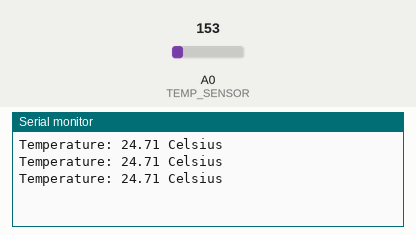
This sketch was run on a simulated Arduino Uno, built with avr-gcc and run on an emulated ATmega328P. Shown: the last lines printed to the serial monitor. The test bench sets the inputs (shaded band); at power-on: A0 (TEMP_SENSOR) = 153.

Above: at 1.3 s.
1.4 s: A0 (TEMP_SENSOR) set to 165
At 1.9 s:
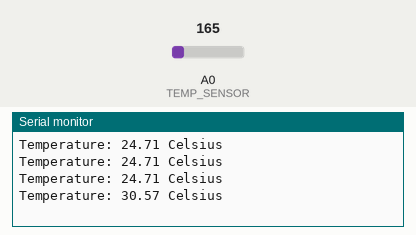
2.9 s: A0 (TEMP_SENSOR) set to 175
At 3.4 s:
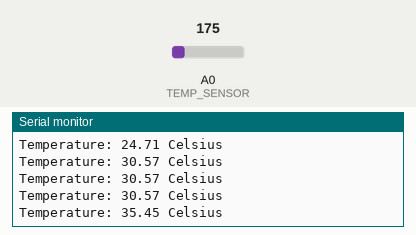
Timing chart, 0 to 5.9 s (numbered marks = the images above; inputs shaded):
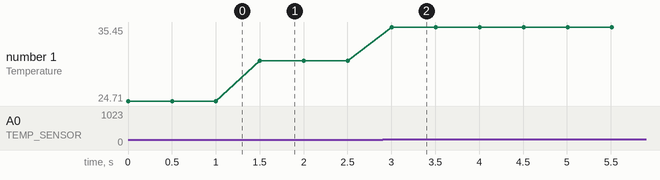

The sketch:

e3.ino
```cpp
// (C) __Marcus Berggren, Carl Vågfelt Nihlmar, Ibrahim Alzoubi, group: 4 __
// (2025) Work package 3
// Exercise 3
// Submission code: 175962

// Pin definitions
const int TEMP_SENSOR = A0;  // Temperature sensor on analog pin A0

// Configurable reading period (in milliseconds)
int readingPeriod = 500;  // Default 0,5 second, can be modified

// Function to convert analog reading to temperature in Celsius
float readTemperature() {
    int reading = analogRead(
        TEMP_SENSOR);  // Reads the analog input into an int between 0 and 1023
    float voltage =
        reading * 5.0 / 1024.0;  // Converts the reading to voltage (0-5V)

    return (voltage - 0.5) *
           100;  // conversion formula for voltage to celsius temperature
}

void setup() {
    // Initialize serial communication
    Serial.begin(9600);

    // Set analog pins as inputs
    pinMode(TEMP_SENSOR, INPUT);
}

void loop() {
    // reads sensors
    float temperature = readTemperature();  // reads temperature

    // Prints readings to serial monitor
    Serial.print("Temperature: ");
    Serial.print(temperature);
    Serial.println(" Celsius");

    // Wait before next reading
    delay(readingPeriod);  // Delay for 1 second
}
```

Measured:
- after the input at 1.4 s, the serial monitor: prints a new line after 0.10 s (image 1)
- after the input at 2.9 s, the serial monitor: prints a new line after 0.10 s (image 2)
- plotted number 1: 24.71 → 30.57 after the input at 1.4 s, 30.57 → 35.45 after the input at 2.9 s
